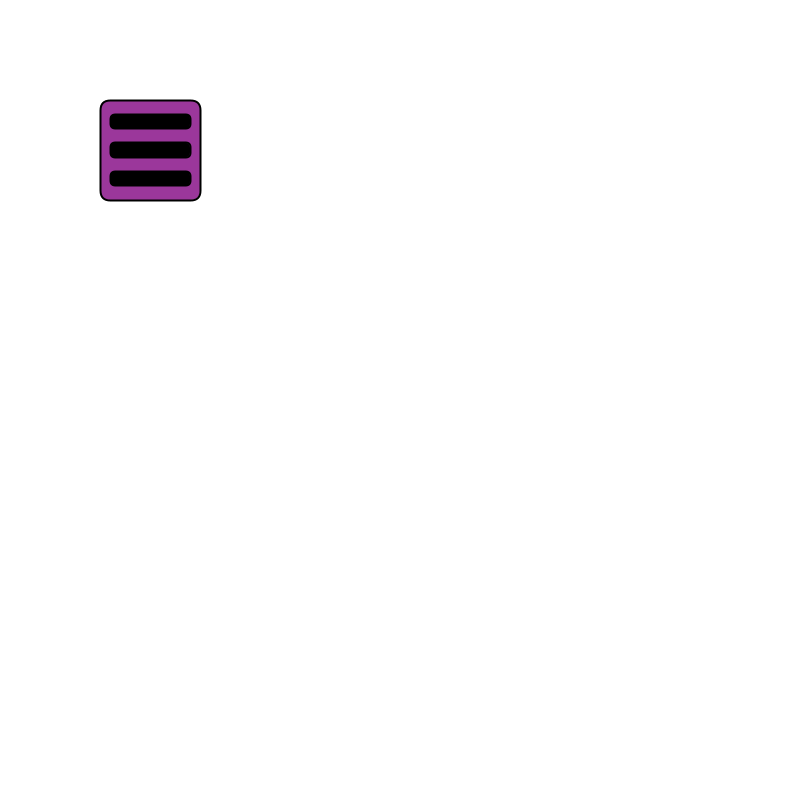
Frame 1 (no input)
Frame 60 (the mouse pressed at the canvas centre just before this capture): identical to frame 1, image omitted
Frame 120 (the mouse held since frame 60 and released just before this capture): identical to frame 1, image omitted

The Processing sketch that drew this single still picture (run headless with seeded random() and noise(); from frame 60 on, the mouse is pressed at the canvas centre):

// Processing sketch: menubutton_001
// ── menubutton_001.pde
// Components de la GUI
// Botons

// Botons de la GUI
MenuButton mb;
boolean menuOpened = false;

// Dimensions dels botons
float buttonW = 100;
float buttonH = 100;

// Color de fons de l'App
color bgColor = color(255);

void setup(){
  
  size(800, 800);      // Dimensions de la Pantalla
  
  // Creació dels botons
  mb = new MenuButton(100, 100, buttonW, buttonH);
}

void draw(){
  
  // Fons de la finestra
  background(bgColor);
  
  // Dibuixa el botó de menu
  mb.display();
  
  // Dibuixa el menú si està obert
  if(menuOpened){
     fill(200, 100, 100); stroke(0); strokeWeight(2);
     rect(205, 100, 400, 400, 5);
     fill(0); textSize(36);
     for(int i=0; i<4; i++) {
         text("Opció de Menú "+ (i+1), 220, 150 + i * 100);
     }
  }
  
  // Actualitza forma del cursor
  updateCursor();
}

// En cas de pitjar el ratolí
void mousePressed(){
  
  if(mb.mouseOverButton() && mb.enabled){
    menuOpened = !menuOpened;
  }
}


// Modifica el cursor
void updateCursor(){
  
  if(mb.mouseOverButton() && mb.enabled){
      cursor(HAND);
  }
  else {
     cursor(ARROW);
  }
  
}

// ── MenuButton.pde
// Classe Botó

class MenuButton {
  
 // Propietats d'un botó:
 float x, y, w, h;  // Posició i dimensions
 // Colors de contorn, farciment, actiu i desactiu
 color fillColor, strokeColor;
 color fillColorOver, fillColorDisabled;
 boolean enabled;  // Abilitat / desabilitat
 
 // Mètode Constructor
 MenuButton(float x, float y, float w, float h){
   this.x = x;
   this.y = y;
   this.w = w;
   this.h = h;
   this.enabled = true;
   fillColor = color(155, 55, 155);
   fillColorOver = color(255, 55, 155);
   fillColorDisabled = color(150);
   strokeColor = color(0);
 }
 
 // Setters
 
 void setEnabled(boolean b){
   this.enabled = b;
 }
 
 // Dibuixa el botó
 void display(){
   pushStyle();
   if(!enabled){
     fill(fillColorDisabled);  // Color desabilitat
   }
   else if(mouseOverButton()){
     fill(fillColorOver);      // Color quan ratolí a sobre
   }
   else{
     fill(fillColor);          // Color actiu però ratolí fora
   }
   stroke(strokeColor); strokeWeight(2);        //Color i gruixa del contorn
   rect(this.x, this.y, this.w, this.h, 10);    // Rectangle del botó
   
   // Linies (color, alineació i mida)
   fill(0);
   float marge = 10;
   rect(this.x + marge, this.y + this.w/7, this.w - 2*marge, this.w/7, 5);
   rect(this.x + marge, this.y + 3*this.w/7, this.w - 2*marge, this.w/7, 5);
   rect(this.x + marge, this.y + 5*this.w/7, this.w - 2*marge, this.w/7, 5);

   popStyle();
 }
 
 // Indica si el cursor està sobre el botó
 boolean mouseOverButton(){
   return (mouseX >= this.x) && 
          (mouseX<=this.x + this.w) && 
          (mouseY>= this.y) && 
          (mouseY<= this.y + this.h); 
 }
  
}
